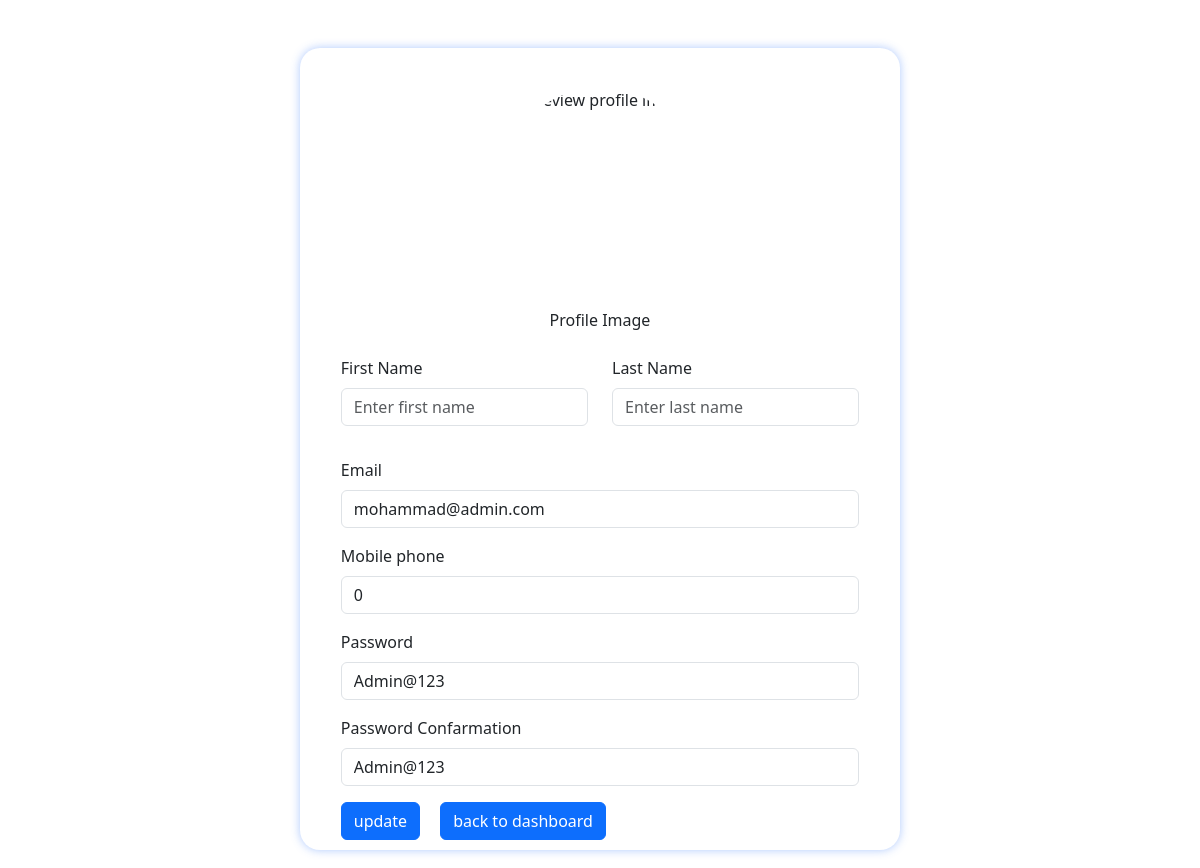
The app's page /update_users.php?updateid=4 with its own data.
### tables this page shows
CREATE TABLE `tb_users` (
  `user_id` int(11) NOT NULL,
  `role_id` int(11) NOT NULL DEFAULT 2,
  `user_fname` varchar(255) NOT NULL,
  `user_lname` varchar(255) NOT NULL,
  `user_email` varchar(255) NOT NULL,
  `user_phone` int(10) NOT NULL,
  `user_img` varchar(255) NOT NULL,
  `user_password` varchar(255) NOT NULL
);

### update_users.php (the view, shortened to what this page needs)
<?php
include('config.php');
$id = $_GET['updateid'];
?>
<!DOCTYPE html>
<html lang="en">
<head>
    <link href="https://cdn.jsdelivr.net/npm/bootstrap@5.3.0-alpha3/dist/css/bootstrap.min.css" rel="stylesheet">
</head>
<body>
    <div class="container my-5">
        <form method="post" enctype="multipart/form-data">
            <?php
            $sql = "SELECT * FROM `tb_users` WHERE user_id = $id ";
            $result = mysqli_query($conn, $sql);
            $row = mysqli_fetch_assoc($result);
            ?>
            <div class="mb-3 text-center">
                <img id="profiledisplay" onclick="triggerClick()" src="<?php echo 'img/' . $row['user_img'] ?>" alt="Preview profile image" style="border-radius: 100px; width: 200px; height: 200px; margin: 20px auto; display: block;">
                <label class="form-label">Profile Image</label>
            </div>
            <div class="row mb-3">
                <div class="col">
                    <label class="form-label">First Name</label>
                    <input type="text" placeholder="Enter first name" class="form-control" name="fname" id="fname" value="<?php echo $row['user_fname']; ?>">
                </div>
                <div class="col">
                    <label class="form-label">Last Name</label>
                    <input type="text" placeholder="Enter last name" class="form-control" name="lname" id="lname" value="<?php echo $row['user_lname']; ?>">
                </div>
            </div>
            <div class="mb-3">
                <label class="form-label">Email</label>
                <input type="text" placeholder="Enter email" class="form-control" name="email" id="email" value="<?php  echo $row['user_email']; ?>">
            </div>
            <div class="mb-3">
                <label class="form-label">Mobile phone</label>
                <input type="text" placeholder="Enter Mobile phone" class="form-control" name="mobile" id="mobile" value="<?php echo $row['user_phone']; ?>">
            </div>
            <div class="mb-3">
                <label class="form-label">Password</label>
                <input type="text" placeholder="Enter Passsword" class="form-control" name="password" id="password" value="<?php echo $row['user_password']; ?>">
            </div>
            <div class="mb-3">
                <label class="form-label">Password Confarmation</label>
                <input type="text" placeholder="Enter Passsword Confarmation" class="form-control" name="cpassword" id="cpassword" value="<?php echo $row['user_password']; ?>">
            </div>
            <div class="buttons">
                <button type="submit" class="btn btn-primary" name="submit"> update</button>
                <button type="submit" class="btn btn-primary" name="back">back to dashboard</button>
            </div>
        </form>
    </div>
</body>
</html>

### update_users.php (style rules this page uses)
.container { display: flex; flex-wrap: wrap; flex-direction: column; gap: 20px; justify-content: center; align-items: center; width: 600px; margin: auto; box-shadow: 0 0 10px #4886fa71; border-radius: 20px; padding-top: 20px; padding-bottom: 10px; }
form { width: 90%; }
.buttons { display: flex; gap: 20px; }

### records on screen
tb_users: email "mohammad@admin.com", mobile "0", password "Admin@123", cpassword "Admin@123"
